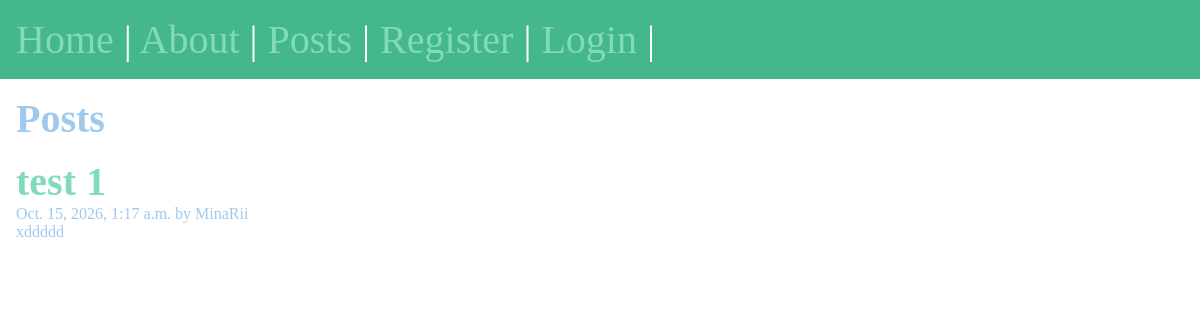
The app's page /posts/, older data.
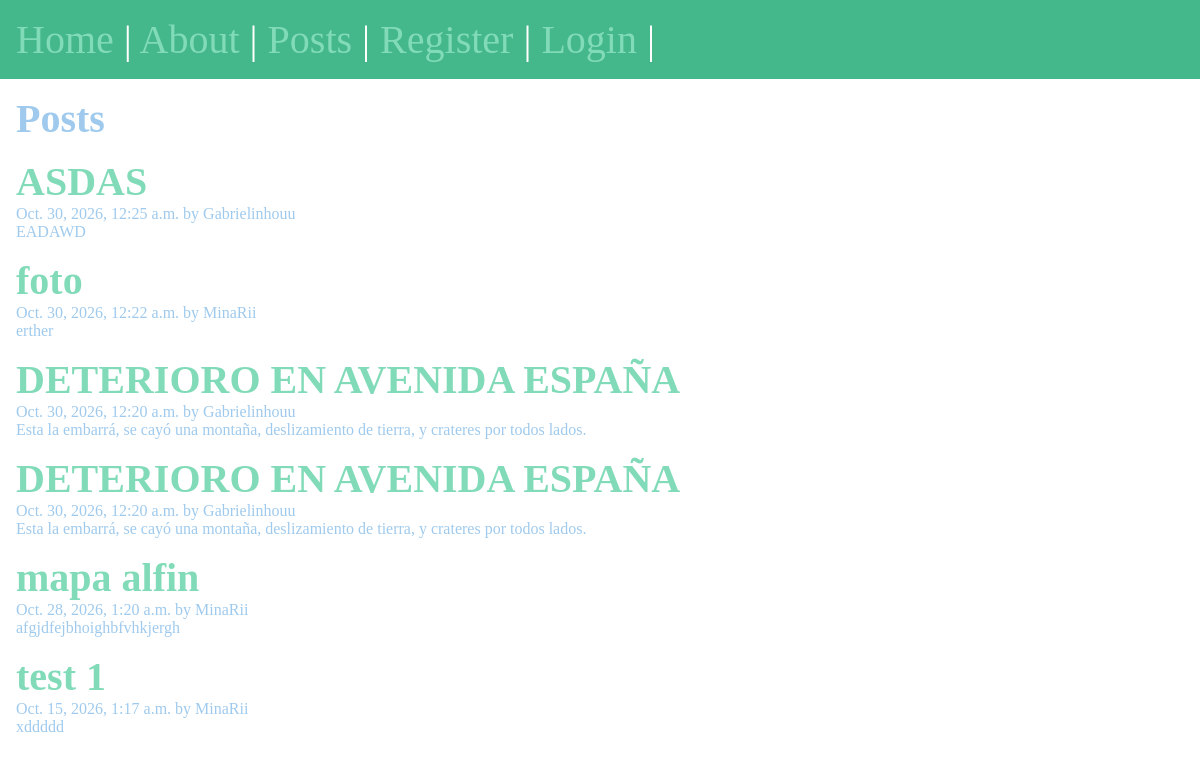
The same page, newer data.
### posts/models.py (models this page shows, shortened)
class Post(models.Model):
    title = models.CharField(max_length=75)
    body = models.TextField()
    slug = models.SlugField()
    date = models.DateTimeField(auto_now_add=True)
    banner = models.ImageField(default='fallback.png', blank=True)
    author = models.ForeignKey(User, on_delete=models.CASCADE, default=None)
    latitude = models.FloatField(null=True, blank=True)
    longitude = models.FloatField(null=True, blank=True)

### posts/views.py (the view)
def posts_list(request):
    posts = Post.objects.all().order_by('-date')
    return render(request, 'posts/posts_list.html', {'posts' : posts})

### posts/templates/posts/posts_list.html (shortened to what this page needs)
{%extends 'layout.html'%}
{% block content %}
    <section>
    <h1>Posts</h1>
    {% for post in posts %}
        <article class="post">
            <h2>
                <a href="{% url 'posts:page' slug=post.slug %}">
                    {{ post.title }}
                </a>
            </h2>
            <p>{{ post.date }} by {{ post.author }} </p>
            <p>{{ post.body }}</p>
        </article>
    {% endfor %}
</section>
{% endblock %}

### templates/layout.html (shortened to what this page needs)
<!DOCTYPE html>
{% load static %}
<html lang="en">
<head>
    <link rel="stylesheet" href="{% static 'css/style.css' %}">
    <link
        rel="stylesheet"
        href="https://unpkg.com/leaflet/dist/leaflet.css"
    />
</head>
<body>
    <nav>
        <a href="/">Home</a> |
        <a href="/about">About</a> |
        <a href="{% url 'posts:list' %}">Posts</a> |
        {% if user.is_authenticated %}
            <a href="{% url 'posts:new-post' %}">New Post</a> |
            <a href="/admin">Admin</a> |
            <form class="logout" action="{% url 'users:logout' %}" method="post">
                {% csrf_token %}
                <button class="logout-button" title="User Logout">Logout</button>
            </form>
        {% else %}
            <a href="{% url 'users:register' %}">Register</a> |
            <a href="{% url 'users:login' %}">Login</a> |
        {% endif %}
    </nav>
    <main>
        {% block content %}
        {% endblock %}
    </main>
</body>
</html>

### static/css/style.css (style rules this page uses)
* { margin: 0; padding: 0; box-sizing: border-box; }
body { min-height: 100vh; background-color: white; color: #9fcaed; font-size: 3rem; }
nav { padding: 1rem; background-color: #44B78B; color: white; font-size: 2.5rem; }
main { padding: 1rem; }
section { display: flex; flex-flow: column; gap: 1rem; }
h1, h2 { font-size: 2.5rem; }
p { font-size: 1rem; }
a { text-decoration: none; color: #81dbb8; }

Row changes from the older to the newer data that the page shows:
added Post: title "ASDAS", date "Oct. 30, 2026, 12:25 a.m.", author "Gabrielinhouu", body "EADAWD"
added Post: title "foto", date "Oct. 30, 2026, 12:22 a.m.", author "MinaRii", body "erther"
added Post: title "DETERIORO EN AVENIDA ESPAÑA", date "Oct. 30, 2026, 12:20 a.m.", author "Gabrielinhouu", body "Esta la embarrá, se cayó una montaña, deslizamiento de tierra, y crateres por todos lados."
added Post: title "DETERIORO EN AVENIDA ESPAÑA", date "Oct. 30, 2026, 12:20 a.m.", author "Gabrielinhouu", body "Esta la embarrá, se cayó una montaña, deslizamiento de tierra, y crateres por todos lados."
added Post: title "mapa alfin", date "Oct. 28, 2026, 1:20 a.m.", author "MinaRii", body "afgjdfejbhoighbfvhkjergh"
